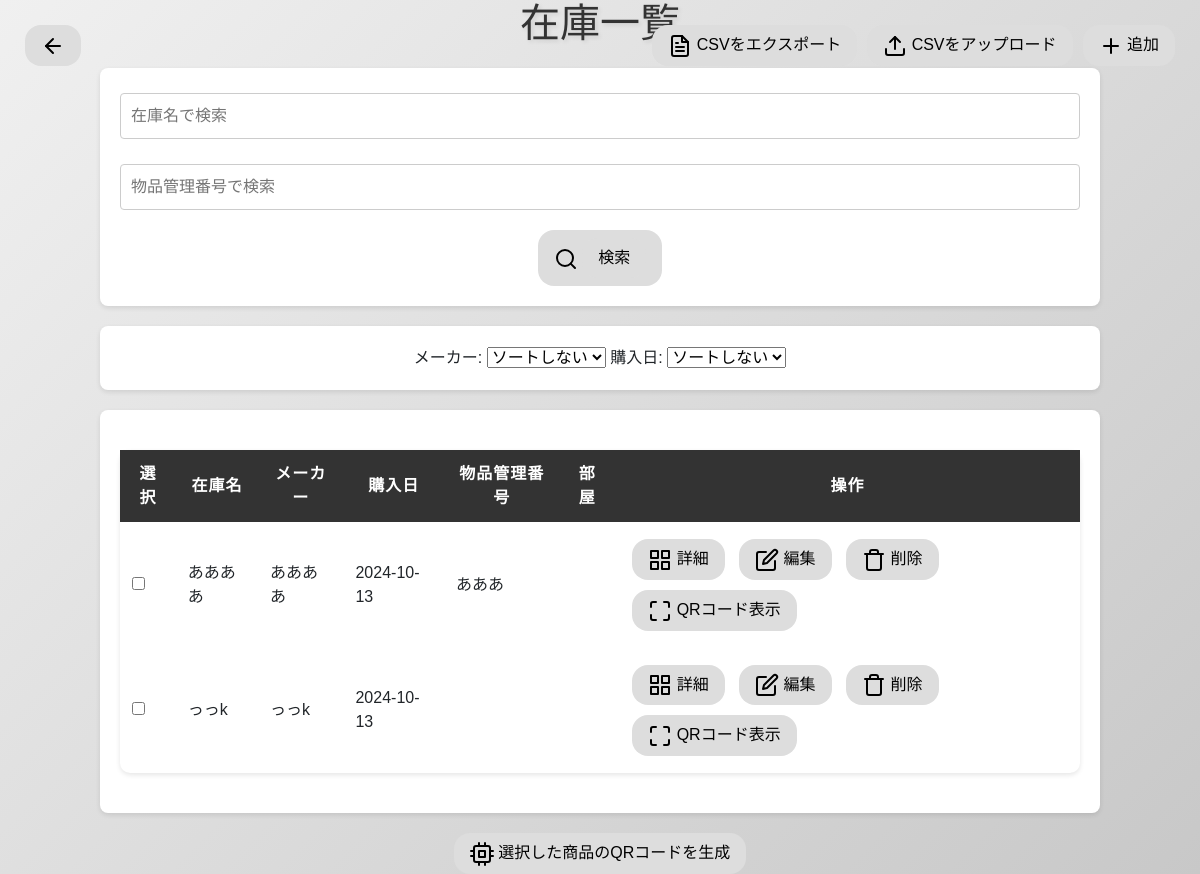
Before: /inventory with the older database file.
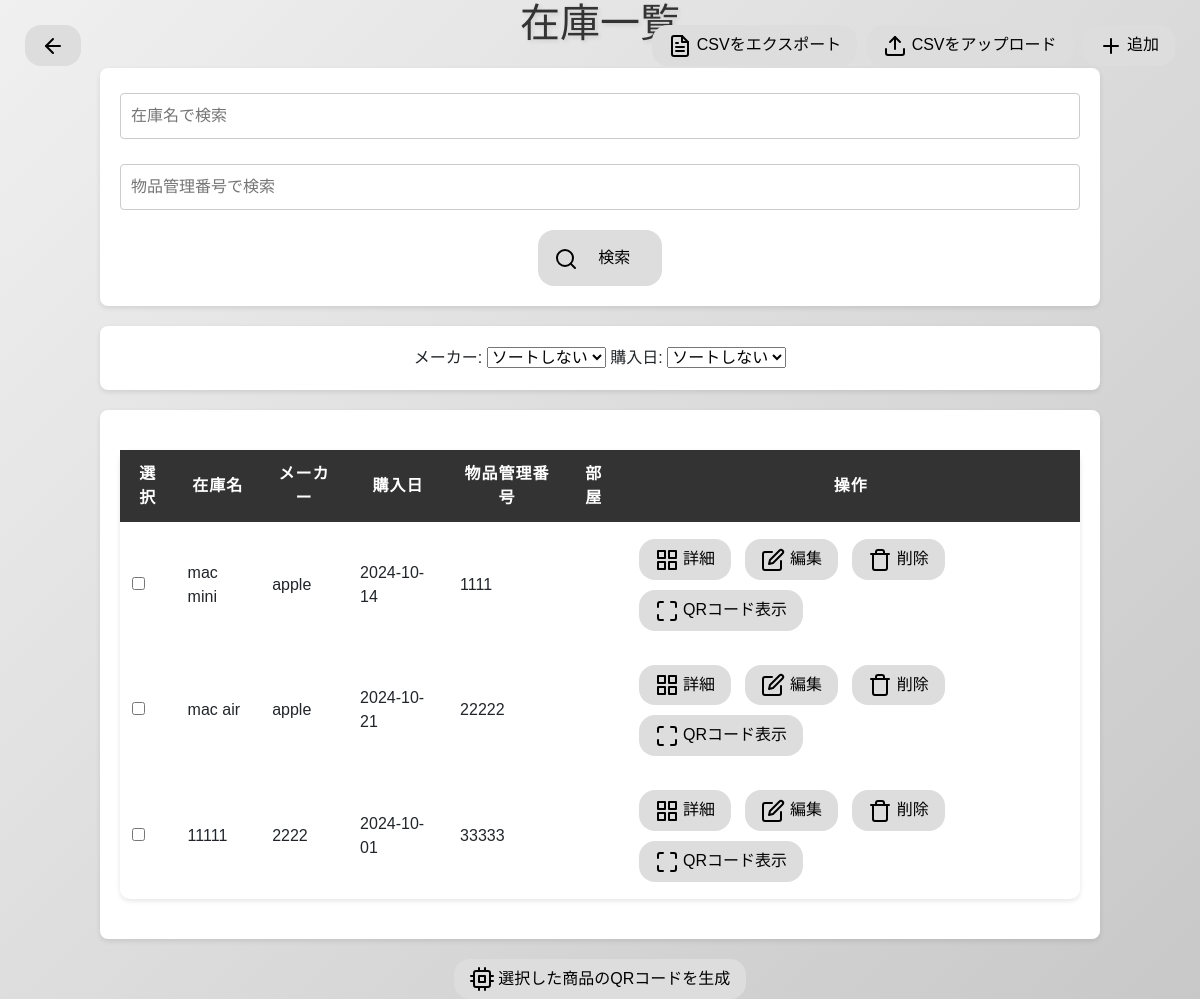
After: the same page with the newer database file.
### tables this page shows
CREATE TABLE inventory (
            id INTEGER PRIMARY KEY AUTOINCREMENT,
            product_name TEXT NOT NULL,
            manufacturer TEXT NOT NULL,
            purchase_date TEXT NOT NULL,
            item_number TEXT,  -- 物品管理番号
            description TEXT   -- 説明
        );

### app.py (the view)
@app.route('/inventory')
def inventory():
    conn = get_db_connection()
    search_query = request.args.get('search')
    item_number = request.args.get('item_number')
    sort = request.args.get('sort')
    query = 'SELECT * FROM inventory WHERE 1=1'
    params = []
    if search_query:
        query += ' AND product_name LIKE ?'
        params.append(f'%{search_query}%')
    if item_number:
        query += ' AND item_number = ?'
        params.append(item_number)
    if sort == 'manufacturer':
        query += ' ORDER BY manufacturer'
    elif sort == 'purchase_date_asc':  # 購入日昇順
        query += ' ORDER BY purchase_date ASC'
    elif sort == 'purchase_date_desc':  # 購入日降順
        query += ' ORDER BY purchase_date DESC'
    products = conn.execute(query, params).fetchall()
    conn.close()
    return render_template('inventory.html', products=products)

### app.py (called while the page is built)
def get_db_connection():
    conn = sqlite3.connect('inventory.db')
    conn.row_factory = sqlite3.Row
    return conn

### templates/inventory.html (shortened to what the changed rows need)
<!DOCTYPE html>
<html lang="ja">
<head>
    <link rel="stylesheet" href="../static/styles.css" type="text/css">
    <link href="https://cdnjs.cloudflare.com/ajax/libs/font-awesome/6.0.0/css/all.min.css" rel="stylesheet">
    <link href="https://cdn.jsdelivr.net/npm/bootstrap@5.0.2/dist/css/bootstrap.min.css" rel="stylesheet"
 />
</head>
</head>
<body>
    <h1>在庫一覧</h1>
    <form method="POST" action="{{ url_for('generate_selected_qrs') }}">
        <div class="pc-table">
            <table>
                <head>
                    <tr>
                        <th>選択</th>
                        <th>在庫名</th>
                        <th>メーカー</th>
                        <th>購入日</th>
                        <th>物品管理番号</th>
                        <th>部屋</th>
                        <th>操作</th>
                    </tr>
                </head>
                <body>
                    {% for product in products %}
                    <tr>
                        <td>
                            <input type="checkbox" name="selected_products" value="{{ product.id }}">
                        </td>
                        <td>{{ product.product_name }}</td>
                        <td>{{ product.manufacturer }}</td>
                        <td>{{ product.purchase_date }}</td>
                        <td>{{ product.item_number }}</td>
                        <td>{{ product.room_id }}{{ product.room_name }}</td>
                        <td>
                            <a href="{{ url_for('product_detail', product_id=product.id) }}" class="button">
                                <i data-feather="grid"></i>
                                詳細
                            </a>
                            <a href="{{ url_for('edit_product', product_id=product.id) }}" class="button">
                                <i data-feather="edit"></i>
                                編集
                            </a>
                            <a href="{{ url_for('delete_product', product_id=product.id) }}" class="button">
                                <i data-feather="trash"></i>
                                削除
                            </a>
                            <a href="{{ url_for('generate_qr', product_id=product.id) }}" class="button">
                                <i data-feather="maximize"></i>
                                QRコード表示
                            </a>
                        </td>
                    </tr>
                    {% endfor %}
                </body>
            </table>
        </div>
    </form>
</body>
</html>

Changed rows visible on the page:
removed inventory: product_name "ああああ", manufacturer "ああああ", purchase_date "2024-10-13", item_number "あああ"
removed inventory: product_name "っっk", manufacturer "っっk", purchase_date "2024-10-13"
added inventory: product_name "mac mini", manufacturer "apple", purchase_date "2024-10-14", item_number "1111"
added inventory: product_name "mac air", manufacturer "apple", purchase_date "2024-10-21", item_number "22222"
added inventory: product_name "11111", manufacturer "2222", purchase_date "2024-10-01", item_number "33333"
